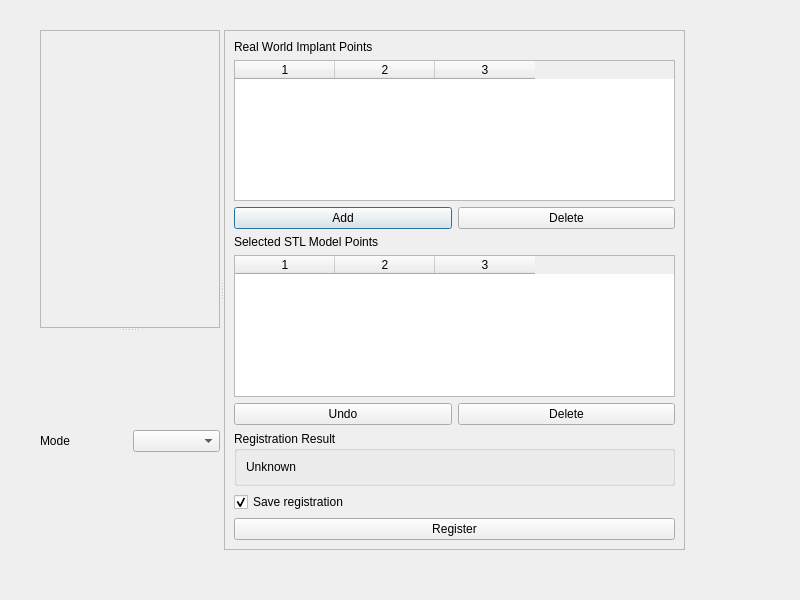
<?xml version="1.0" encoding="UTF-8"?>
<ui version="4.0">
 <class>RegistrationDialog</class>
 <widget class="QDialog" name="RegistrationDialog">
  <property name="geometry">
   <rect>
    <x>0</x>
    <y>0</y>
    <width>800</width>
    <height>600</height>
   </rect>
  </property>
  <property name="windowTitle">
   <string>RegistrationDialog</string>
  </property>
  <widget class="QSplitter" name="splitter_toplevel">
   <property name="geometry">
    <rect>
     <x>40</x>
     <y>30</y>
     <width>645</width>
     <height>520</height>
    </rect>
   </property>
   <property name="orientation">
    <enum>Qt::Horizontal</enum>
   </property>
   <widget class="QSplitter" name="splitter_vtk">
    <property name="orientation">
     <enum>Qt::Vertical</enum>
    </property>
    <widget class="QFrame" name="vtk_panel">
     <property name="sizePolicy">
      <sizepolicy hsizetype="Preferred" vsizetype="Preferred">
       <horstretch>0</horstretch>
       <verstretch>0</verstretch>
      </sizepolicy>
     </property>
     <property name="frameShape">
      <enum>QFrame::StyledPanel</enum>
     </property>
     <property name="frameShadow">
      <enum>QFrame::Raised</enum>
     </property>
    </widget>
    <widget class="QWidget" name="layoutWidget">
     <layout class="QVBoxLayout" name="verticalLayout_3">
      <item>
       <layout class="QHBoxLayout" name="horizontalLayout_3">
        <item>
         <widget class="QLabel" name="label_2">
          <property name="text">
           <string>Mode</string>
          </property>
         </widget>
        </item>
        <item>
         <widget class="QComboBox" name="comboBox_mode"/>
        </item>
       </layout>
      </item>
     </layout>
    </widget>
   </widget>
   <widget class="QFrame" name="data_panel">
    <property name="frameShape">
     <enum>QFrame::StyledPanel</enum>
    </property>
    <property name="frameShadow">
     <enum>QFrame::Raised</enum>
    </property>
    <layout class="QVBoxLayout" name="verticalLayout">
     <item>
      <widget class="QLabel" name="label_real_points">
       <property name="text">
        <string>Real World Implant Points</string>
       </property>
      </widget>
     </item>
     <item>
      <widget class="QTableWidget" name="tableWidget_world">
       <property name="selectionBehavior">
        <enum>QAbstractItemView::SelectRows</enum>
       </property>
       <property name="columnCount">
        <number>3</number>
       </property>
       <column/>
       <column/>
       <column/>
      </widget>
     </item>
     <item>
      <layout class="QHBoxLayout" name="horizontalLayout_6">
       <item>
        <widget class="QPushButton" name="pushButton_add_point">
         <property name="text">
          <string>Add</string>
         </property>
        </widget>
       </item>
       <item>
        <widget class="QPushButton" name="pushButton_delete_selected_world_points">
         <property name="text">
          <string>Delete</string>
         </property>
        </widget>
       </item>
      </layout>
     </item>
     <item>
      <widget class="QLabel" name="label_model_points">
       <property name="text">
        <string>Selected STL Model Points</string>
       </property>
      </widget>
     </item>
     <item>
      <widget class="QTableWidget" name="tableWidget_model">
       <property name="selectionBehavior">
        <enum>QAbstractItemView::SelectRows</enum>
       </property>
       <property name="columnCount">
        <number>3</number>
       </property>
       <column/>
       <column/>
       <column/>
      </widget>
     </item>
     <item>
      <layout class="QHBoxLayout" name="horizontalLayout_7">
       <item>
        <widget class="QPushButton" name="pushButton_undo">
         <property name="text">
          <string>Undo</string>
         </property>
        </widget>
       </item>
       <item>
        <widget class="QPushButton" name="pushButton_delete_selected_model_points">
         <property name="text">
          <string>Delete</string>
         </property>
        </widget>
       </item>
      </layout>
     </item>
     <item>
      <widget class="QGroupBox" name="groupBox">
       <property name="title">
        <string>Registration Result</string>
       </property>
       <layout class="QHBoxLayout" name="horizontalLayout_2">
        <item>
         <widget class="QLabel" name="label_registration_result">
          <property name="text">
           <string>Unknown</string>
          </property>
         </widget>
        </item>
       </layout>
      </widget>
     </item>
     <item>
      <widget class="QCheckBox" name="checkBox_save_to_file">
       <property name="text">
        <string>Save registration</string>
       </property>
       <property name="checked">
        <bool>true</bool>
       </property>
      </widget>
     </item>
     <item>
      <widget class="QPushButton" name="pushButton_register">
       <property name="text">
        <string>Register</string>
       </property>
      </widget>
     </item>
    </layout>
   </widget>
  </widget>
 </widget>
 <resources/>
 <connections/>
</ui>
